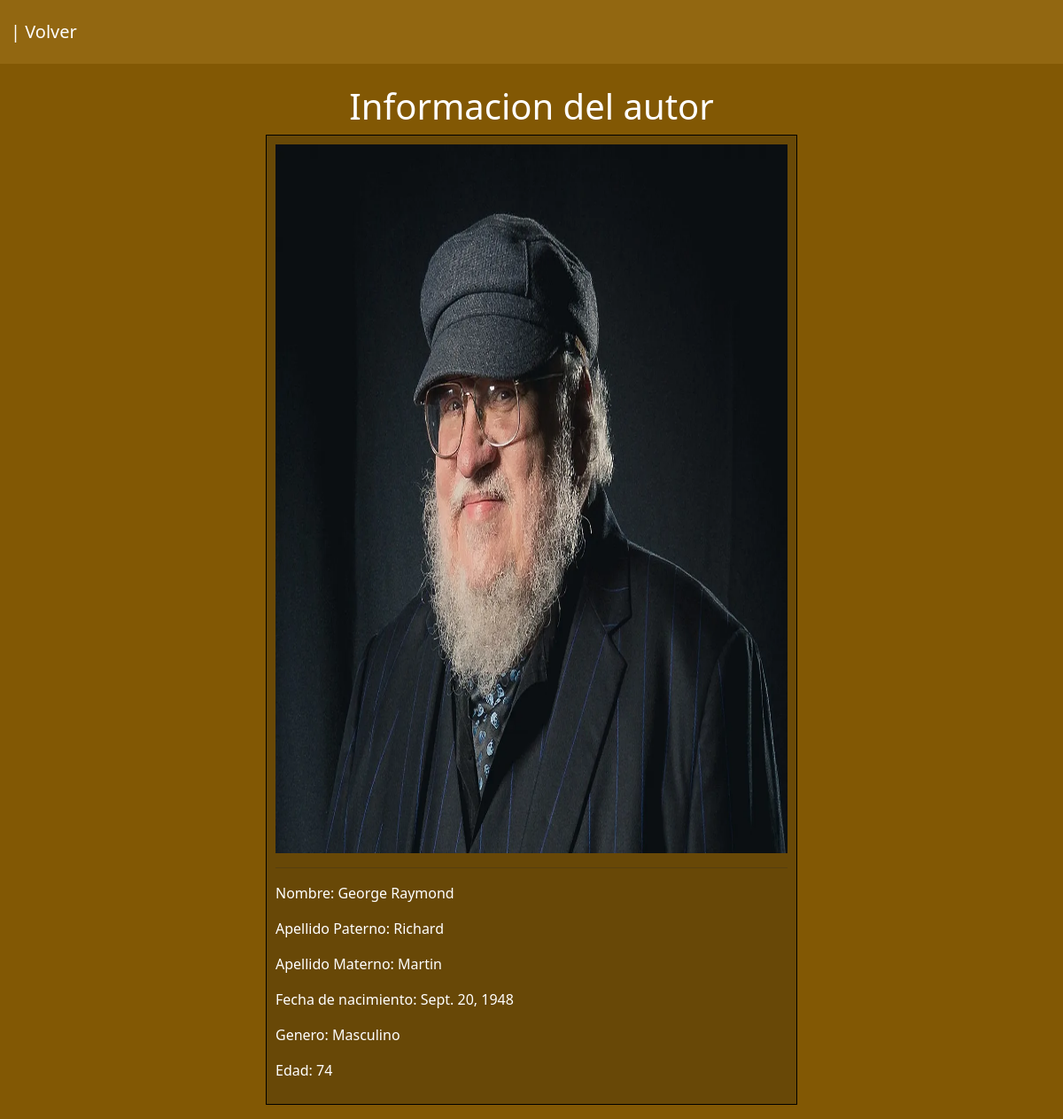
Page /autores/1/ (signed in) on the committed database.
### libreria/models.py (models this page shows, shortened)
class Autor(models.Model):
    Nombre = models.CharField(max_length=100)
    ApellidosP = models.CharField(max_length=100)
    ApellidosM = models.CharField(max_length=100)
    FechaNac = models.DateField()
    Seleccionar = 'Seleccionar'
    Masculino = 'Masculino'
    Femenino = 'Femenino'
    TipoDeGenero = [
        (Seleccionar, 'Seleccionar'),
        (Masculino, 'Masculino'),
        (Femenino, 'Femenino'),
    ]
    Genero = models.CharField(max_length=20, choices=TipoDeGenero, default = 'Seleccionar')
    Edad = models.IntegerField()
    Foto = models.ImageField(upload_to='poster/', blank=True)

### libreria/views.py (the view)
# urls.py: path('autores/<int:pk>/', AutorPageDetail.as_view(), name='autor_detalle'),
class AutorPageDetail(LoginRequiredMixin, DetailView):
    template_name = 'autor_detalle.html'
    model = Autor
    context_object_name = 'Detalle_Autor'
    login_url = 'login'

### libreria/templates/autor_detalle.html (shortened to what this page needs)
{% extends 'base2.html' %}
{% block content %}
<body style="background-color: #825804;">
<br>
    {% if user.is_authenticated %}
    <h1 style="color:white; text-align: center;"> Informacion del autor </h1>
        <div style="background-color: #684807; margin:auto; width: 50%; border: 1px solid #000000; padding: 10px; margin-top: 5px;">
            {% if Detalle_Autor.Foto %}
                <img class="card-img-top" alt="Card image cap" style="width: 100%; height: 100%; text-align: center;" src="{{ Detalle_Autor.Foto.url }}" />
            {% else %}
                <h5 style="text-align: center; color:white;">Sin Foto</h5>
            {% endif %}
            <hr>
            <div style="color:white; ">
                <p class="">Nombre: {{Detalle_Autor.Nombre}}</p>
                <p class="">Apellido Paterno: {{Detalle_Autor.ApellidosP}}</p>
                <p class="">Apellido Materno: {{Detalle_Autor.ApellidosM}}</p>
                <p class="">Fecha de nacimiento: {{Detalle_Autor.FechaNac}}</p>
                <p class="">Genero: {{Detalle_Autor.Genero}}</p>
                <p class="">Edad: {{Detalle_Autor.Edad}}</p>
            </div>
        </div>
    {% else %}
        <script>
            window.location.replace('http://127.0.0.1:8000/accounts/login/');
        </script>
    {% endif %}
</body>
{% endblock content %}

### rows in the picture
Autor: Foto (picture), Nombre "George Raymond", ApellidosP "Richard", ApellidosM "Martin", FechaNac "Sept. 20, 1948", Genero "Masculino", Edad "74"
